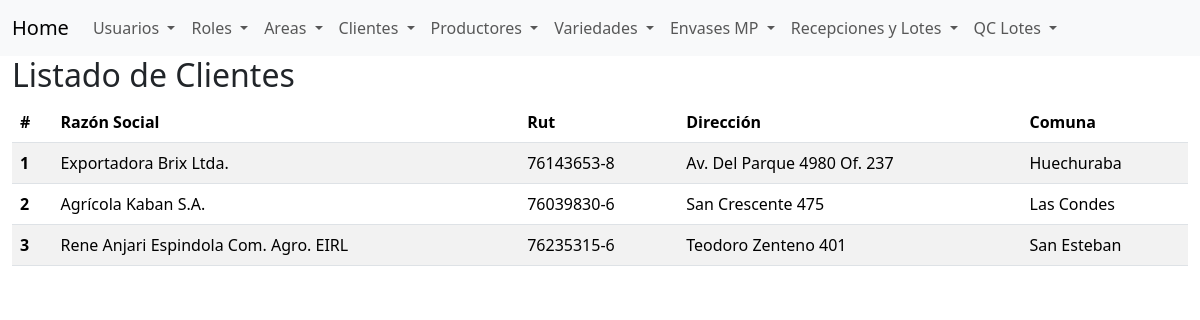
Page /list_clients (signed in) on the committed database.
### app/models.py (models this page shows, shortened)
class Client(BaseModel):
    __tablename__ = 'clients'
    name = db.Column(db.String(128), nullable=False)
    tax_id = db.Column(db.String(10), nullable=False, unique=True)
    address = db.Column(db.String(128), nullable=False)
    comuna = db.Column(db.String(64), nullable=False)
    is_active = db.Column(db.Boolean, default=True, nullable=False)

### app/routes.py (the view)
@app.route('/list_clients')
@login_required
def list_clients():
    clients = Client.query.all()
    return render_template('list_clients.html', clients=clients)

### app/models.py (called while the page is built)
@login_manager.user_loader
def load_user(user_id):
    return User.query.get(int(user_id))

    def has_role(self, role_name):
        return any(role.name == role_name for role in self.roles)

### app/templates/list_clients.html
{% extends "base.html" %}
{% block content %}
<h2>Listado de Clientes</h2>
<table class="table table-striped">
    <thead>
        <tr>
            <th scope="col">#</th>
            <th scope="col">Razón Social</th>
            <th scope="col">Rut</th>
            <th scope="col">Dirección</th>
            <th scope="col">Comuna</th>
        </tr>
    </thead>
    <tbody>
        {% for client in clients %}
        <tr>
            <th scope="row">{{ loop.index }}</th>
            <td>{{ client.name }}</td>
            <td>{{ client.tax_id }}</td>
            <td>{{ client.address }}</td>
            <td>{{ client.comuna }}</td>
        </tr>
        {% else %}
        <tr>
            <td colspan="6">No se encontraron clientes en la base de datos.</td>
        </tr>
        {% endfor %}
    </tbody>
</table>
{% endblock %}

### app/templates/base.html (shortened to what this page needs)
<!DOCTYPE html>
<html lang="en">
<head>
    <link href="https://cdn.jsdelivr.net/npm/bootstrap@5.3.2/dist/css/bootstrap.min.css" rel="stylesheet">
</head>
<body>
    <nav class="navbar navbar-expand-lg bg-body-tertiary">
        <div class="container-fluid">
            <a class="navbar-brand" href="{{ url_for('index') }}">Home</a>
            <div class="collapse navbar-collapse" id="navbarSupportedContent">
                <ul class="navbar-nav me-auto mb-2 mb-lg-0">
                    {% if current_user.is_authenticated and current_user.has_role('Admin') %}
                    <li class="nav-item dropdown">
                        <a class="nav-link dropdown-toggle" href="#" role="button" data-bs-toggle="dropdown" aria-expanded="false">
                            Usuarios
                        </a>
                    </li>
                    <li class="nav-item dropdown">
                        <a class="nav-link dropdown-toggle" href="#" role="button" data-bs-toggle="dropdown" aria-expanded="false">
                            Roles
                        </a>
                    </li>
                    <li class="nav-item dropdown">
                        <a class="nav-link dropdown-toggle" href="#" role="button" data-bs-toggle="dropdown" aria-expanded="false">
                            Areas
                        </a>
                    </li>
                    <li class="nav-item dropdown">
                        <a class="nav-link dropdown-toggle" href="#" role="button" data-bs-toggle="dropdown" aria-expanded="false">
                            Clientes
                        </a>
                    </li>
                    <li class="nav-item dropdown">
                        <a class="nav-link dropdown-toggle" href="#" role="button" data-bs-toggle="dropdown" aria-expanded="false">
                            Productores
                        </a>
                    </li>
                    <li class="nav-item dropdown">
                        <a class="nav-link dropdown-toggle" href="#" role="button" data-bs-toggle="dropdown" aria-expanded="false">
                           Variedades
                        </a>
                    </li>
                    <li class="nav-item dropdown">
                        <a class="nav-link dropdown-toggle" href="#" role="button" data-bs-toggle="dropdown" aria-expanded="false">
                           Envases MP
                        </a>
                    </li>
                    {% endif %}
                    {% if current_user.is_authenticated and current_user.is_active and not current_user.is_external and (current_user.has_role('Admin') or current_user.from_area('MateriaPrima')) %}
                    <li class="nav-item dropdown">
                        <a class="nav-link dropdown-toggle" href="#" role="button" data-bs-toggle="dropdown" aria-expanded="false">
                            Recepciones y Lotes
                        </a>
                    </li>
                    {% endif %}
                    {% if current_user.is_authenticated %}
                    <li class="nav-item dropdown">
                        <a class="nav-link dropdown-toggle" href="#" role="button" data-bs-toggle="dropdown" aria-expanded="false">
                            QC Lotes
                        </a>
                    </li>
                    {% endif %}
                </ul>
            </div>
        </div>
    </nav>
    <div class="container-fluid">
        {% block content %}
        {% endblock %}
    </div>
</body>
</html>

### rows in the picture
Client: name "Exportadora Brix Ltda.", tax_id "76143653-8", address "Av. Del Parque 4980 Of. 237", comuna "Huechuraba"
Client: name "Agrícola Kaban S.A.", tax_id "76039830-6", address "San Crescente 475", comuna "Las Condes"
Client: name "Rene Anjari Espindola Com. Agro. EIRL", tax_id "76235315-6", address "Teodoro Zenteno 401", comuna "San Esteban"
